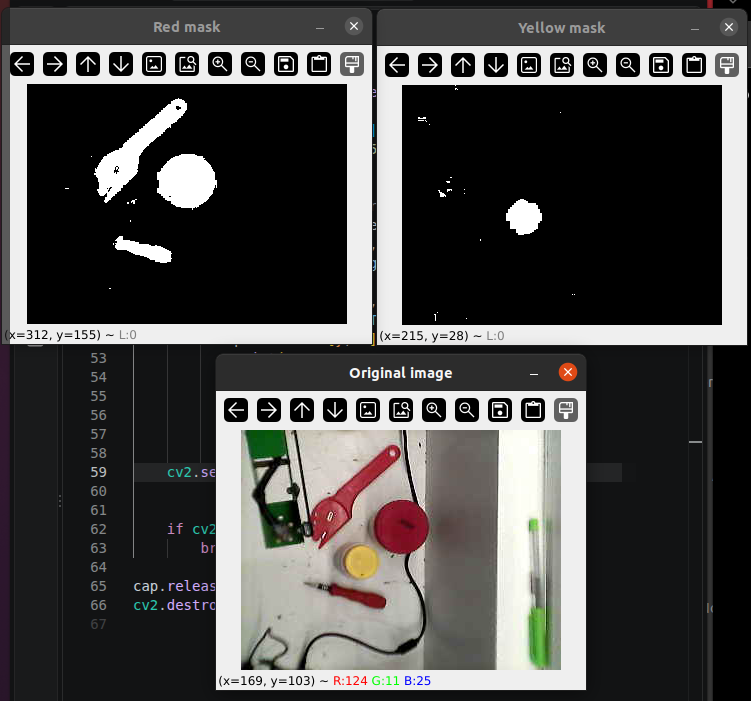
#> input picture images/color-segmentation.png, 751 x 701 px, given in place of the camera
$ python color_segmentation.py
#> lines starting #> are read from the running program, lines starting #| are printed output that depends on the picture; after the words box and inside, x2 and y2 are one past the last pixel; in counts of white or black regions, pixels touching at a corner belong together
# COLOUR SEGMENTATION FOR RED AND YELLOW


import cv2
import numpy as np

cap = cv2.VideoCapture(1)
cap.set(cv2.CAP_PROP_FRAME_WIDTH, 320)
cap.set(cv2.CAP_PROP_FRAME_HEIGHT, 240)

if not cap.isOpened():
    raise RuntimeError("Could not open webcam")

while True:
    ret, frame = cap.read()
#> frame is the input picture: shape (701, 751, 3); mean B, G, R 72.5, 73.5, 74.6
    if not ret:
        break


    # Convert the camera image from BGR to HSV
    hsv = cv2.cvtColor(frame, cv2.COLOR_BGR2HSV)
#> hsv: shape (701, 751, 3); mean H, S, V 33, 14.6, 75.9

    # Red shade range 1
    red_mask1 = cv2.inRange(
        hsv,
        np.array([0, 70, 40]),
        np.array([10, 255, 255])
    )
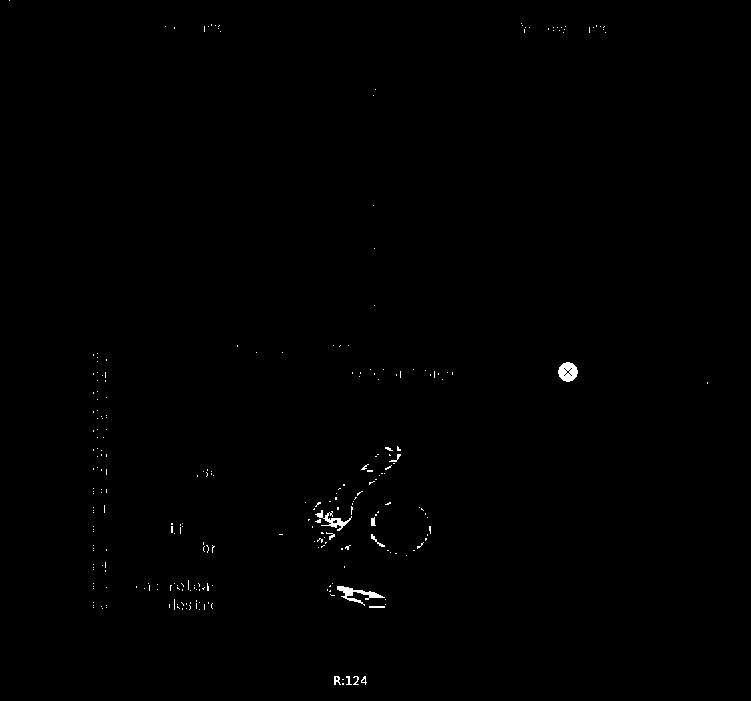
#> red_mask1: shape (701, 751); 0.35% white; 267 white regions (255 under 20 px), largest, box (x1, y1, x2, y2) and area: (337, 586, 385, 606) 292, (558, 362, 578, 382) 284, (315, 510, 352, 531) 223

    # Red shade range 2
    red_mask2 = cv2.inRange(
        hsv,
        np.array([170, 70, 40]),
        np.array([179, 255, 255])
    )
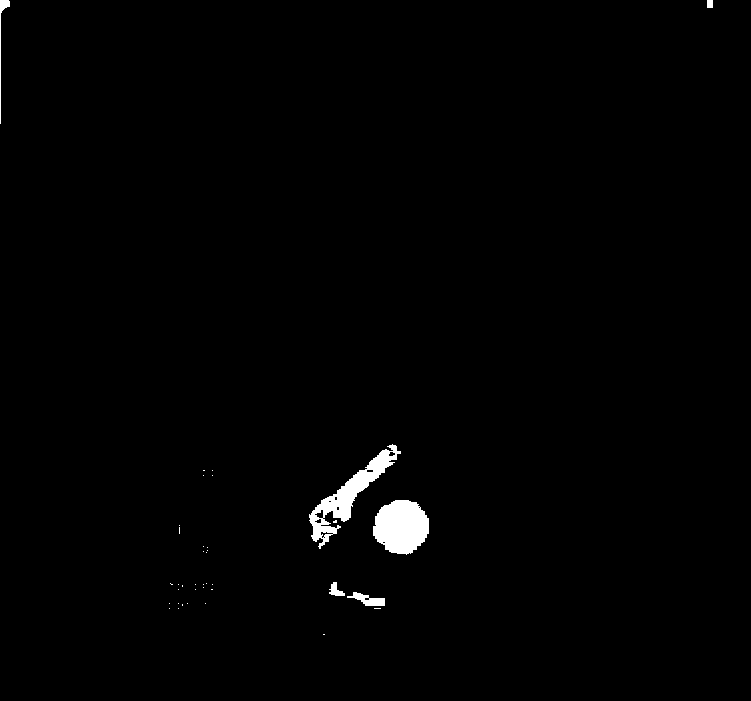
#> red_mask2: shape (701, 751); 1% white; 38 white regions (32 under 20 px), largest, box (x1, y1, x2, y2) and area: (373, 500, 429, 555) 2344, (309, 444, 401, 549) 2222, (347, 592, 385, 606) 264, (0, 0, 10, 124) 203, (329, 582, 345, 596) 120, (707, 0, 713, 8) 48

    # Combine the two red hue ranges
    red_mask = cv2.bitwise_or(red_mask1, red_mask2)
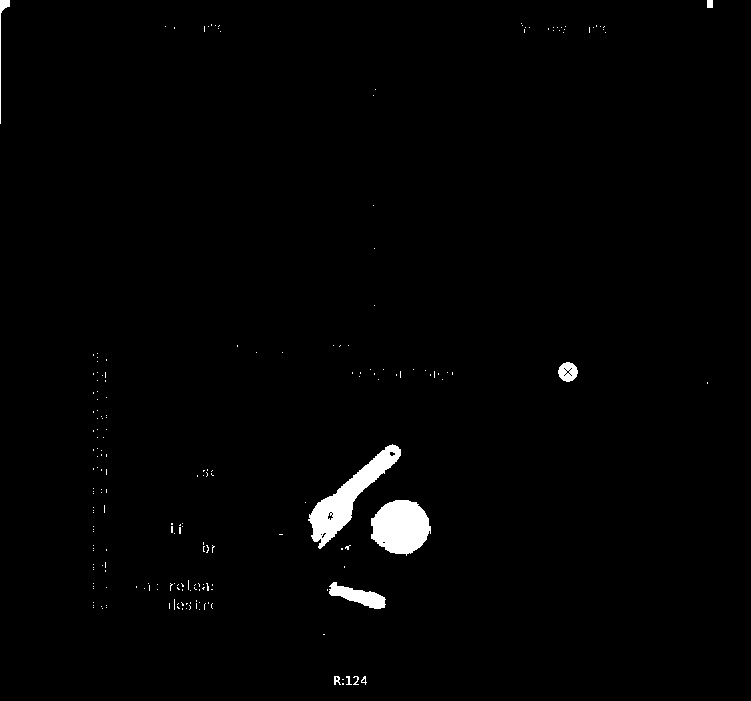
#> red_mask: shape (701, 751); 1.3% white; 207 white regions (197 under 20 px), largest, box (x1, y1, x2, y2) and area: (308, 444, 401, 549) 2727, (371, 500, 431, 556) 2489, (329, 582, 386, 609) 729

    # Yellow container
    yellow_mask = cv2.inRange(
        hsv,
        np.array([20, 70, 40]),
        np.array([35, 255, 255])
    )
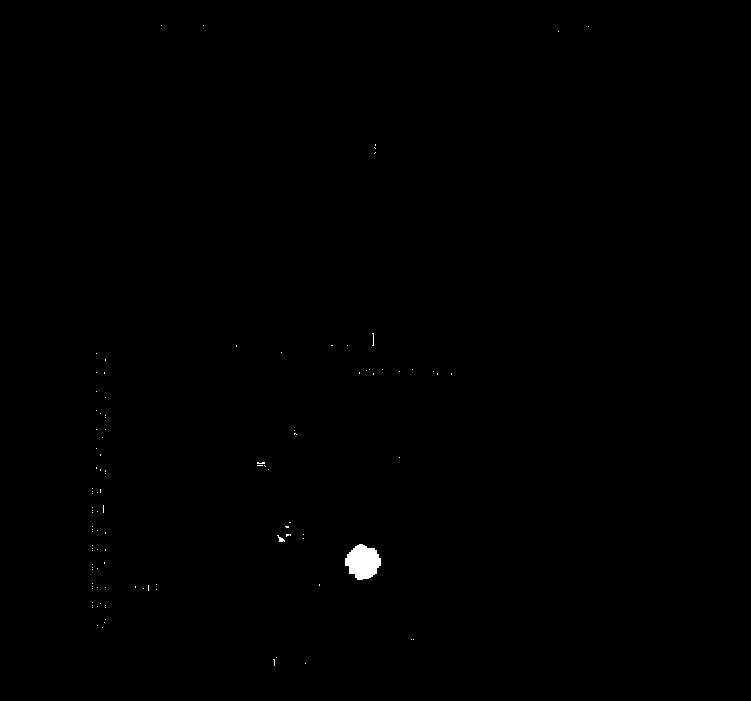
#> yellow_mask: shape (701, 751); 0.22% white; 107 white regions (105 under 20 px)

    # Display each mask separately
    cv2.imshow("Red mask", red_mask)
    cv2.imshow("Yellow mask", yellow_mask)
    cv2.imshow("Original image", frame)

    def show_hsv(event, x, y, flags, param):
        if event == cv2.EVENT_LBUTTONDOWN:
            pixel = hsv[y, x]
            print(
                f"Pixel ({x}, {y}) ->"
                f"H = {pixel[0]}, "
                f"S = {pixel[1]}, "
                f"V = {pixel[2]}"
            )
    cv2.setMouseCallback("Original image", show_hsv)


    contours, _= cv2.findContours(
        red_mask,
        cv2.RETR_EXTERNAL,
        cv2.CHAIN_APPROX_SIMPLE
    )
#> contours = 207 contours, 200 with area under 20; largest, box (x1, y1, x2, y2) and area: (308, 444, 401, 549) 2628, (371, 500, 431, 556) 2400, (329, 582, 386, 609) 661, (558, 362, 578, 382) 273, (0, 0, 10, 124) 74, (707, 0, 713, 8) 35, (334, 676, 341, 685) 28
    for contour in contours:
        area = cv2.contourArea(contour)

        if area < 100:
            continue

        x, y, w, h = cv2.boundingRect(contour)

        aspect_ratio = w / float(h)
        perimeter = cv2.arcLength(contour, True)


        circularity = (
            4 * np.pi * area / (perimeter ** 2)

        if perimeter > 0 else 0
        )

        hull_area = cv2.contourArea(
            cv2.convexHull(contour)
        )

        solidity = (
            area / hull_area if hull_area > 0 else 0
        )

        print(
        f"Area={area:.0f}, "
        f"Aspect ratio={aspect_ratio:.2f}, "
        f"Circularity={circularity:.2f}, "
        f"Solidity={solidity:.2f}"
    )
#> this loop made 207 passes
#> area on pass 6: 28.5
#| Area=661, Aspect ratio=2.11, Circularity=0.37, Solidity=0.81
#| Area=2400, Aspect ratio=1.07, Circularity=0.71, Solidity=0.96
#| Area=2628, Aspect ratio=0.89, Circularity=0.29, Solidity=0.79
#| Area=273, Aspect ratio=1.00, Circularity=0.89, Solidity=0.97


    if cv2.waitKey(1) & 0xFF == ord("q"):
#> (key q is pressed here)
        break

cap.release()
cv2.destroyAllWindows()
